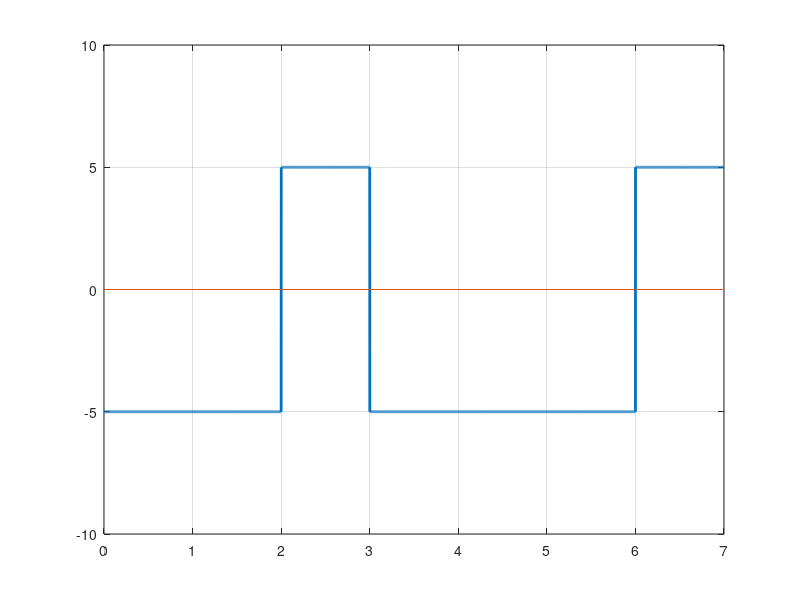

Recreate this plot in MATLAB.
clc; #... Clear command line
clear all; #... Clear variables
close all; #... Clear figures

bits = [1 0 1 1 0 0 1]; # 0-> No inversion; 1-> Inversion

#... Modulation
bitrate = 1;
voltage = 5;

sampling_rate = 1000;
sampling_time = 1/sampling_rate;

end_time = length(bits)/bitrate;
time = 0:sampling_time:end_time;

index = 1;
#... Assume that last state was positive
sign = 1; #... Indicates inversion
if bits(index) == 1
    sign = -1*sign;
endif

for i = 1:length(time)
    modulation(i) = voltage*sign;
    if time(i)*bitrate >= index
        index = index+1;
        #... Inversion when next bit "1"
        if index <= length(bits) && bits(index) == 1
            sign = -1*sign;
        endif
    endif
endfor

plot(time, modulation,'LineWidth', 2);
axis([0 end_time -voltage-5 voltage+5]);
line([0 end_time], [0,0]);
grid on;

#... Demodulation
index = 1;
last = voltage;

for i = 1:length(modulation)
    if modulation(i) == last
        demodultaion(index) = 0;
    else
        demodultaion(index) = 1;
    endif
    if time(i)*bitrate >= index
        index = index+1;
        last = modulation(i);
    endif
endfor

disp(demodultaion);
